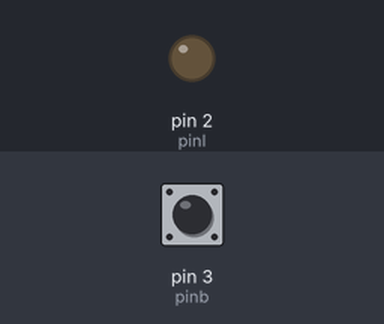
Simulated run of this sketch. Board: Arduino Uno, built with avr-gcc and run on an emulated ATmega328P. Parts: output pins drawn as LEDs (lit = HIGH). The test bench sets the inputs (shaded band); at power-on: pin 3 (pinb) HIGH.

Above: at 1.2 s.
1.3 s: pin 3 (pinb) pulled LOW for 0.15 s
At 1.8 s:
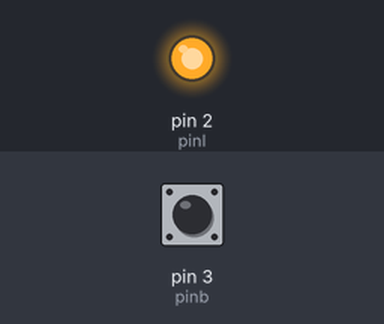
2.9 s: pin 3 (pinb) pulled LOW for 1 s
At 4.3 s:
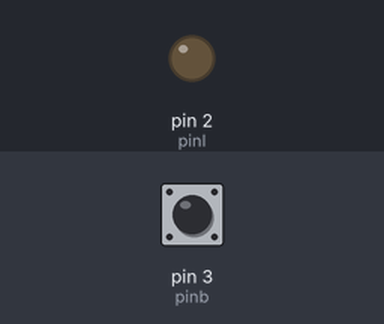
5.4 s: pin 3 (pinb) pulled LOW for 3.2 s
At 6.2 s:
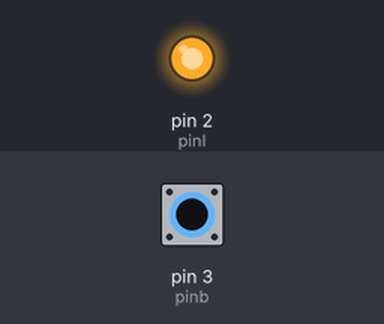
Timing chart, 0 to 8.4 s (numbered marks = the images above; inputs shaded):
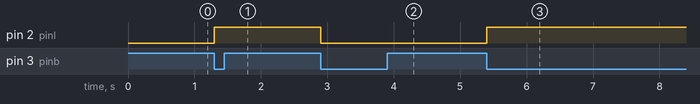

The sketch:

sketch_may22a_copy_20240522144628.ino
```cpp
int cv;
int lv ;
int toggle=0;
int pinb=3;
int pinl=2;
void setup() {
  // put your setup code here, to run once:
  pinMode(pinl,OUTPUT);
  pinMode(pinb,INPUT_PULLUP);
  Serial.begin(9600);

}

void loop() {
  // put your main code here, to run repeatedly:
  lv=cv;
  cv=digitalRead(pinb);
  if (lv==HIGH && cv==LOW)
  {
    toggle=!toggle;
    digitalWrite(pinl,toggle);
  }

}
```

Measured:
- after the input at 1.3 s, pin 2 (pinl): LOW → HIGH at once
- after the input at 2.9 s, pin 2 (pinl): HIGH → LOW at once
- after the input at 5.4 s, pin 2 (pinl): LOW → HIGH at once
